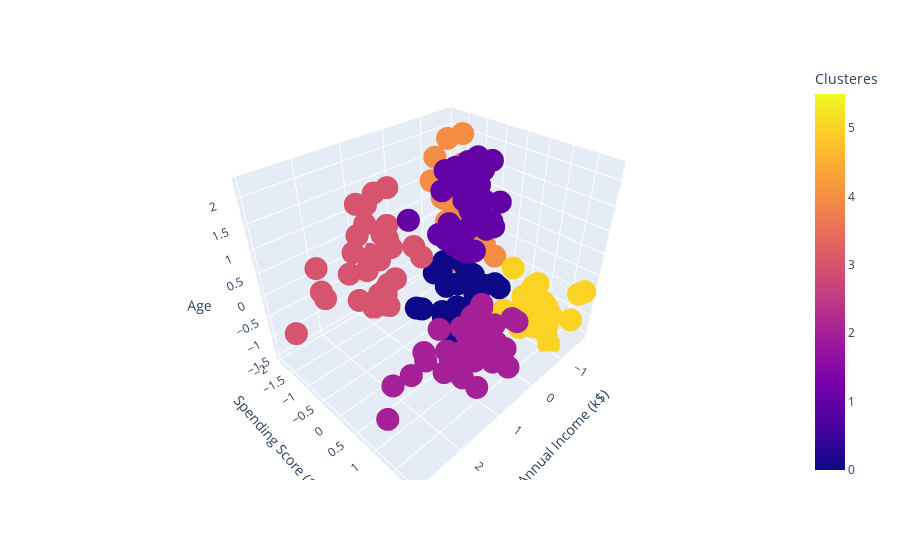

The cell this chart's notebook holds for it:
### Code cell
grafica3D = px3D.scatter_3d(subconjuntoDatos, x = 'Annual Income (k$)', y = 'Spending Score (1-100)', 
                                              z = 'Age', color = 'Clusteres', symbol = 'Clusteres',
                                              symbol_map = {0: 'circle', 1: 'circle', 
                                                          2: 'circle', 3: 'circle', 4:'circle'})
grafica3D.update_layout(showlegend = False)
